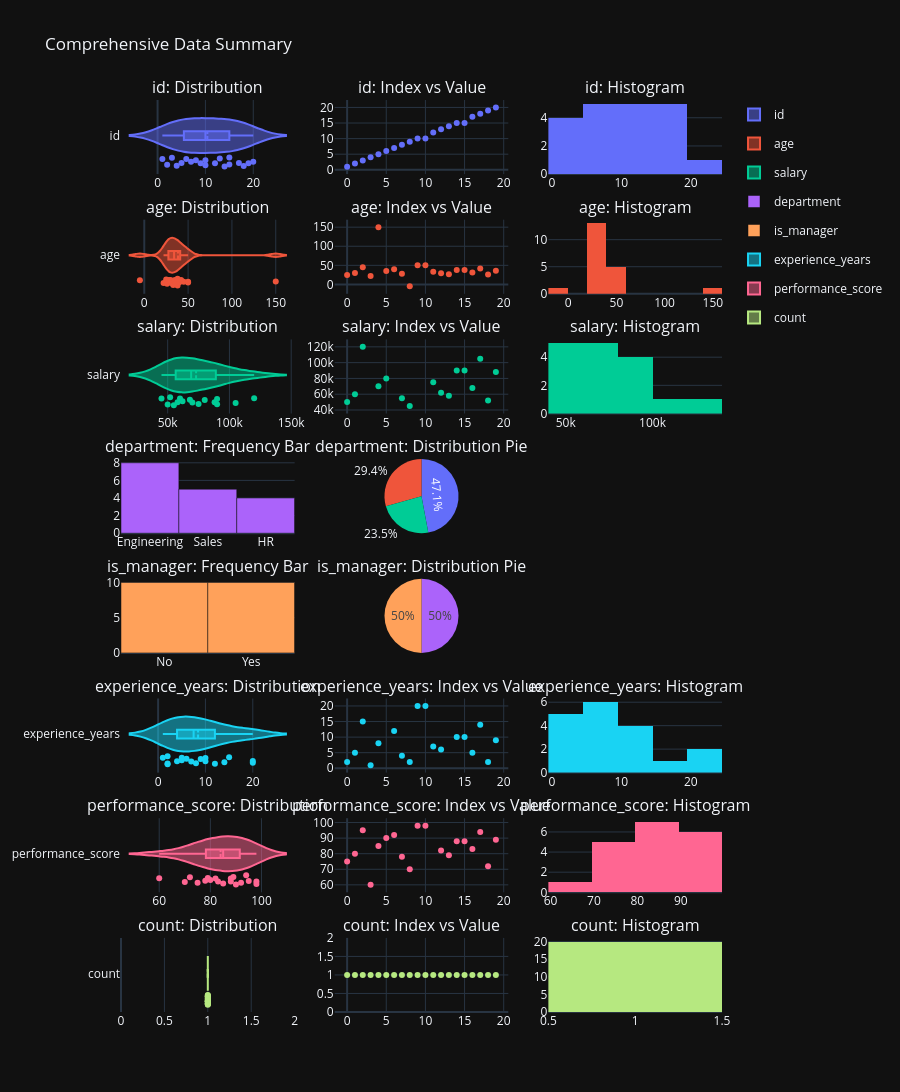

Notebook cell for this chart:
### Markdown cell above
### Test: Multi-Column Summary Dashboard

### Code cell
inspector.summary_plot()

### Figure 1 — Plotly figure (JSON) as saved in the notebook; plotly's stock layout.template omitted (floating-point values rounded to 4 significant figures)
{"data": [{"box": {"visible": true}, "legendgroup": "id", "marker": {"color": "#636EFA"}, "meanline": {"visible": true}, "name": "id", "points": "all", "type": "violin", "x": [1, 2, 3, 4, 5, 6, 7, 8, 9, 10, 10, 12, 13, 14, 15, 15, 17, 18, 19, 20], "xaxis": "x", "yaxis": "y"}, {"legendgroup": "id", "marker": {"color": "#636EFA"}, "mode": "markers", "name": "id", "showlegend": false, "type": "scatter", "x": [0, 1, 2, 3, 4, 5, 6, 7, 8, 9, 10, 11, 12, 13, 14, 15, 16, 17, 18, 19], "xaxis": "x2", "y": [1, 2, 3, 4, 5, 6, 7, 8, 9, 10, 10, 12, 13, 14, 15, 15, 17, 18, 19, 20], "yaxis": "y2"}, {"legendgroup": "id", "marker": {"color": "#636EFA"}, "name": "id", "showlegend": false, "type": "histogram", "x": [1, 2, 3, 4, 5, 6, 7, 8, 9, 10, 10, 12, 13, 14, 15, 15, 17, 18, 19, 20], "xaxis": "x3", "yaxis": "y3"}, {"box": {"visible": true}, "legendgroup": "age", "marker": {"color": "#EF553B"}, "meanline": {"visible": true}, "name": "age", "points": "all", "type": "violin", "x": [25, 30, 45, 22, 150, 35, 40, 28, -5, 50, 50, 33, 29, 27, 38, 38, 31, 42, 26, 36], "xaxis": "x4", "yaxis": "y4"}, {"legendgroup": "age", "marker": {"color": "#EF553B"}, "mode": "markers", "name": "age", "showlegend": false, "type": "scatter", "x": [0, 1, 2, 3, 4, 5, 6, 7, 8, 9, 10, 11, 12, 13, 14, 15, 16, 17, 18, 19], "xaxis": "x5", "y": [25, 30, 45, 22, 150, 35, 40, 28, -5, 50, 50, 33, 29, 27, 38, 38, 31, 42, 26, 36], "yaxis": "y5"}, {"legendgroup": "age", "marker": {"color": "#EF553B"}, "name": "age", "showlegend": false, "type": "histogram", "x": [25, 30, 45, 22, 150, 35, 40, 28, -5, 50, 50, 33, 29, 27, 38, 38, 31, 42, 26, 36], "xaxis": "x6", "yaxis": "y6"}, {"box": {"visible": true}, "legendgroup": "salary", "marker": {"color": "#00CC96"}, "meanline": {"visible": true}, "name": "salary", "points": "all", "type": "violin", "x": [50000, 60000, 120000, null, 70000, 80000, null, 55000, 45000, null, null, 75000, 62000, 58000, 90000, 90000, 68000, 105000, 52000, 88000], "xaxis": "x7", "yaxis": "y7"}, {"legendgroup": "salary", "marker": {"color": "#00CC96"}, "mode": "markers", "name": "salary", "showlegend": false, "type": "scatter", "x": [0, 1, 2, 3, 4, 5, 6, 7, 8, 9, 10, 11, 12, 13, 14, 15, 16, 17, 18, 19], "xaxis": "x8", "y": [50000, 60000, 120000, null, 70000, 80000, null, 55000, 45000, null, null, 75000, 62000, 58000, 90000, 90000, 68000, 105000, 52000, 88000], "yaxis": "y8"}, {"legendgroup": "salary", "marker": {"color": "#00CC96"}, "name": "salary", "showlegend": false, "type": "histogram", "x": [50000, 60000, 120000, null, 70000, 80000, null, 55000, 45000, null, null, 75000, 62000, 58000, 90000, 90000, 68000, 105000, 52000, 88000], "xaxis": "x9", "yaxis": "y9"}, {"legendgroup": "department", "marker": {"color": "#AB63FA"}, "name": "department", "type": "bar", "x": ["Engineering", "Sales", "HR"], "xaxis": "x10", "y": [8, 5, 4], "yaxis": "y10"}, {"domain": {"x": [0.3556, 0.6444], "y": [0.525, 0.6062]}, "labels": ["Engineering", "Sales", "HR"], "legendgroup": "department", "name": "department", "showlegend": false, "type": "pie", "values": [8, 5, 4]}, {"legendgroup": "is_manager", "marker": {"color": "#FFA15A"}, "name": "is_manager", "type": "bar", "x": ["No", "Yes"], "xaxis": "x11", "y": [10, 10], "yaxis": "y11"}, {"domain": {"x": [0.3556, 0.6444], "y": [0.3937, 0.475]}, "labels": ["No", "Yes"], "legendgroup": "is_manager", "name": "is_manager", "showlegend": false, "type": "pie", "values": [10, 10]}, {"box": {"visible": true}, "legendgroup": "experience_years", "marker": {"color": "#19D3F3"}, "meanline": {"visible": true}, "name": "experience_years", "points": "all", "type": "violin", "x": [2, 5, 15, 1, 8, null, 12, 4, 2, 20, 20, 7, 6, null, 10, 10, 5, 14, 2, 9], "xaxis": "x12", "yaxis": "y12"}, {"legendgroup": "experience_years", "marker": {"color": "#19D3F3"}, "mode": "markers", "name": "experience_years", "showlegend": false, "type": "scatter", "x": [0, 1, 2, 3, 4, 5, 6, 7, 8, 9, 10, 11, 12, 13, 14, 15, 16, 17, 18, 19], "xaxis": "x13", "y": [2, 5, 15, 1, 8, null, 12, 4, 2, 20, 20, 7, 6, null, 10, 10, 5, 14, 2, 9], "yaxis": "y13"}, {"legendgroup": "experience_years", "marker": {"color": "#19D3F3"}, "name": "experience_years", "showlegend": false, "type": "histogram", "x": [2, 5, 15, 1, 8, null, 12, 4, 2, 20, 20, 7, 6, null, 10, 10, 5, 14, 2, 9], "xaxis": "x14", "yaxis": "y14"}, {"box": {"visible": true}, "legendgroup": "performance_score", "marker": {"color": "#FF6692"}, "meanline": {"visible": true}, "name": "performance_score", "points": "all", "type": "violin", "x": [75, 80, 95, 60, 85, 90, 92, 78, 70, 98, 98, null, 82, 79, 88, 88, 83, 94, 72, 89], "xaxis": "x15", "yaxis": "y15"}, {"legendgroup": "performance_score", "marker": {"color": "#FF6692"}, "mode": "markers", "name": "performance_score", "showlegend": false, "type": "scatter", "x": [0, 1, 2, 3, 4, 5, 6, 7, 8, 9, 10, 11, 12, 13, 14, 15, 16, 17, 18, 19], "xaxis": "x16", "y": [75, 80, 95, 60, 85, 90, 92, 78, 70, 98, 98, null, 82, 79, 88, 88, 83, 94, 72, 89], "yaxis": "y16"}, {"legendgroup": "performance_score", "marker": {"color": "#FF6692"}, "name": "performance_score", "showlegend": false, "type": "histogram", "x": [75, 80, 95, 60, 85, 90, 92, 78, 70, 98, 98, null, 82, 79, 88, 88, 83, 94, 72, 89], "xaxis": "x17", "yaxis": "y17"}, {"box": {"visible": true}, "legendgroup": "count", "marker": {"color": "#B6E880"}, "meanline": {"visible": true}, "name": "count", "points": "all", "type": "violin", "x": [1, 1, 1, 1, 1, 1, 1, 1, 1, 1, 1, 1, 1, 1, 1, 1, 1, 1, 1, 1], "xaxis": "x18", "yaxis": "y18"}, {"legendgroup": "count", "marker": {"color": "#B6E880"}, "mode": "markers", "name": "count", "showlegend": false, "type": "scatter", "x": [0, 1, 2, 3, 4, 5, 6, 7, 8, 9, 10, 11, 12, 13, 14, 15, 16, 17, 18, 19], "xaxis": "x19", "y": [1, 1, 1, 1, 1, 1, 1, 1, 1, 1, 1, 1, 1, 1, 1, 1, 1, 1, 1, 1], "yaxis": "y19"}, {"legendgroup": "count", "marker": {"color": "#B6E880"}, "name": "count", "showlegend": false, "type": "histogram", "x": [1, 1, 1, 1, 1, 1, 1, 1, 1, 1, 1, 1, 1, 1, 1, 1, 1, 1, 1, 1], "xaxis": "x20", "yaxis": "y20"}], "layout": {"annotations": [{"font": {"size": 16}, "showarrow": false, "text": "id: Distribution", "x": 0.1444, "xanchor": "center", "xref": "paper", "y": 1, "yanchor": "bottom", "yref": "paper"}, {"font": {"size": 16}, "showarrow": false, "text": "id: Index vs Value", "x": 0.5, "xanchor": "center", "xref": "paper", "y": 1, "yanchor": "bottom", "yref": "paper"}, {"font": {"size": 16}, "showarrow": false, "text": "id: Histogram", "x": 0.8556, "xanchor": "center", "xref": "paper", "y": 1, "yanchor": "bottom", "yref": "paper"}, {"font": {"size": 16}, "showarrow": false, "text": "age: Distribution", "x": 0.1444, "xanchor": "center", "xref": "paper", "y": 0.8687, "yanchor": "bottom", "yref": "paper"}, {"font": {"size": 16}, "showarrow": false, "text": "age: Index vs Value", "x": 0.5, "xanchor": "center", "xref": "paper", "y": 0.8687, "yanchor": "bottom", "yref": "paper"}, {"font": {"size": 16}, "showarrow": false, "text": "age: Histogram", "x": 0.8556, "xanchor": "center", "xref": "paper", "y": 0.8687, "yanchor": "bottom", "yref": "paper"}, {"font": {"size": 16}, "showarrow": false, "text": "salary: Distribution", "x": 0.1444, "xanchor": "center", "xref": "paper", "y": 0.7375, "yanchor": "bottom", "yref": "paper"}, {"font": {"size": 16}, "showarrow": false, "text": "salary: Index vs Value", "x": 0.5, "xanchor": "center", "xref": "paper", "y": 0.7375, "yanchor": "bottom", "yref": "paper"}, {"font": {"size": 16}, "showarrow": false, "text": "salary: Histogram", "x": 0.8556, "xanchor": "center", "xref": "paper", "y": 0.7375, "yanchor": "bottom", "yref": "paper"}, {"font": {"size": 16}, "showarrow": false, "text": "department: Frequency Bar", "x": 0.1444, "xanchor": "center", "xref": "paper", "y": 0.6062, "yanchor": "bottom", "yref": "paper"}, {"font": {"size": 16}, "showarrow": false, "text": "department: Distribution Pie", "x": 0.5, "xanchor": "center", "xref": "paper", "y": 0.6062, "yanchor": "bottom", "yref": "paper"}, {"font": {"size": 16}, "showarrow": false, "text": "is_manager: Frequency Bar", "x": 0.1444, "xanchor": "center", "xref": "paper", "y": 0.475, "yanchor": "bottom", "yref": "paper"}, {"font": {"size": 16}, "showarrow": false, "text": "is_manager: Distribution Pie", "x": 0.5, "xanchor": "center", "xref": "paper", "y": 0.475, "yanchor": "bottom", "yref": "paper"}, {"font": {"size": 16}, "showarrow": false, "text": "experience_years: Distribution", "x": 0.1444, "xanchor": "center", "xref": "paper", "y": 0.3437, "yanchor": "bottom", "yref": "paper"}, {"font": {"size": 16}, "showarrow": false, "text": "experience_years: Index vs Value", "x": 0.5, "xanchor": "center", "xref": "paper", "y": 0.3437, "yanchor": "bottom", "yref": "paper"}, {"font": {"size": 16}, "showarrow": false, "text": "experience_years: Histogram", "x": 0.8556, "xanchor": "center", "xref": "paper", "y": 0.3437, "yanchor": "bottom", "yref": "paper"}, {"font": {"size": 16}, "showarrow": false, "text": "performance_score: Distribution", "x": 0.1444, "xanchor": "center", "xref": "paper", "y": 0.2125, "yanchor": "bottom", "yref": "paper"}, {"font": {"size": 16}, "showarrow": false, "text": "performance_score: Index vs Value", "x": 0.5, "xanchor": "center", "xref": "paper", "y": 0.2125, "yanchor": "bottom", "yref": "paper"}, {"font": {"size": 16}, "showarrow": false, "text": "performance_score: Histogram", "x": 0.8556, "xanchor": "center", "xref": "paper", "y": 0.2125, "yanchor": "bottom", "yref": "paper"}, {"font": {"size": 16}, "showarrow": false, "text": "count: Distribution", "x": 0.1444, "xanchor": "center", "xref": "paper", "y": 0.08125, "yanchor": "bottom", "yref": "paper"}, {"font": {"size": 16}, "showarrow": false, "text": "count: Index vs Value", "x": 0.5, "xanchor": "center", "xref": "paper", "y": 0.08125, "yanchor": "bottom", "yref": "paper"}, {"font": {"size": 16}, "showarrow": false, "text": "count: Histogram", "x": 0.8556, "xanchor": "center", "xref": "paper", "y": 0.08125, "yanchor": "bottom", "yref": "paper"}], "height": 2400, "showlegend": true, "title": {"text": "Comprehensive Data Summary"}, "xaxis": {"anchor": "y", "domain": [0, 0.2889]}, "xaxis10": {"anchor": "y10", "domain": [0, 0.2889]}, "xaxis11": {"anchor": "y11", "domain": [0, 0.2889]}, "xaxis12": {"anchor": "y12", "domain": [0, 0.2889]}, "xaxis13": {"anchor": "y13", "domain": [0.3556, 0.6444]}, "xaxis14": {"anchor": "y14", "domain": [0.7111, 1]}, "xaxis15": {"anchor": "y15", "domain": [0, 0.2889]}, "xaxis16": {"anchor": "y16", "domain": [0.3556, 0.6444]}, "xaxis17": {"anchor": "y17", "domain": [0.7111, 1]}, "xaxis18": {"anchor": "y18", "domain": [0, 0.2889]}, "xaxis19": {"anchor": "y19", "domain": [0.3556, 0.6444]}, "xaxis2": {"anchor": "y2", "domain": [0.3556, 0.6444]}, "xaxis20": {"anchor": "y20", "domain": [0.7111, 1]}, "xaxis3": {"anchor": "y3", "domain": [0.7111, 1]}, "xaxis4": {"anchor": "y4", "domain": [0, 0.2889]}, "xaxis5": {"anchor": "y5", "domain": [0.3556, 0.6444]}, "xaxis6": {"anchor": "y6", "domain": [0.7111, 1]}, "xaxis7": {"anchor": "y7", "domain": [0, 0.2889]}, "xaxis8": {"anchor": "y8", "domain": [0.3556, 0.6444]}, "xaxis9": {"anchor": "y9", "domain": [0.7111, 1]}, "yaxis": {"anchor": "x", "domain": [0.9187, 1]}, "yaxis10": {"anchor": "x10", "domain": [0.525, 0.6062]}, "yaxis11": {"anchor": "x11", "domain": [0.3937, 0.475]}, "yaxis12": {"anchor": "x12", "domain": [0.2625, 0.3437]}, "yaxis13": {"anchor": "x13", "domain": [0.2625, 0.3437]}, "yaxis14": {"anchor": "x14", "domain": [0.2625, 0.3437]}, "yaxis15": {"anchor": "x15", "domain": [0.1312, 0.2125]}, "yaxis16": {"anchor": "x16", "domain": [0.1312, 0.2125]}, "yaxis17": {"anchor": "x17", "domain": [0.1312, 0.2125]}, "yaxis18": {"anchor": "x18", "domain": [0, 0.08125]}, "yaxis19": {"anchor": "x19", "domain": [0, 0.08125]}, "yaxis2": {"anchor": "x2", "domain": [0.9187, 1]}, "yaxis20": {"anchor": "x20", "domain": [0, 0.08125]}, "yaxis3": {"anchor": "x3", "domain": [0.9187, 1]}, "yaxis4": {"anchor": "x4", "domain": [0.7875, 0.8687]}, "yaxis5": {"anchor": "x5", "domain": [0.7875, 0.8687]}, "yaxis6": {"anchor": "x6", "domain": [0.7875, 0.8687]}, "yaxis7": {"anchor": "x7", "domain": [0.6562, 0.7375]}, "yaxis8": {"anchor": "x8", "domain": [0.6562, 0.7375]}, "yaxis9": {"anchor": "x9", "domain": [0.6562, 0.7375]}}}
